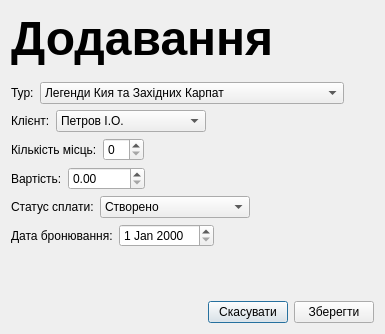
<?xml version="1.0" encoding="UTF-8"?>
<ui version="4.0">
 <class>AddEditVauchersDialog</class>
 <widget class="QDialog" name="AddEditVauchersDialog">
  <property name="geometry">
   <rect>
    <x>0</x>
    <y>0</y>
    <width>385</width>
    <height>334</height>
   </rect>
  </property>
  <property name="windowTitle">
   <string>Dialog</string>
  </property>
  <layout class="QVBoxLayout" name="verticalLayout">
   <item>
    <widget class="QLabel" name="label_title">
     <property name="font">
      <font>
       <pointsize>36</pointsize>
       <bold>true</bold>
      </font>
     </property>
     <property name="text">
      <string>Додавання</string>
     </property>
    </widget>
   </item>
   <item>
    <spacer name="verticalSpacer">
     <property name="orientation">
      <enum>Qt::Vertical</enum>
     </property>
     <property name="sizeType">
      <enum>QSizePolicy::Fixed</enum>
     </property>
     <property name="sizeHint" stdset="0">
      <size>
       <width>20</width>
       <height>10</height>
      </size>
     </property>
    </spacer>
   </item>
   <item>
    <layout class="QHBoxLayout" name="horizontalLayout_2">
     <item>
      <widget class="QLabel" name="label_2">
       <property name="text">
        <string>Тур:</string>
       </property>
      </widget>
     </item>
     <item>
      <widget class="QComboBox" name="comboBox_tours">
       <property name="minimumSize">
        <size>
         <width>150</width>
         <height>0</height>
        </size>
       </property>
       <item>
        <property name="text">
         <string>Легенди Кия та Західних Карпат</string>
        </property>
       </item>
       <item>
        <property name="text">
         <string>Культурна Спадщина України: Від Києва до Одеси</string>
        </property>
       </item>
       <item>
        <property name="text">
         <string>Гірська екскурсія та Чарівна Остроградія</string>
        </property>
       </item>
      </widget>
     </item>
     <item>
      <spacer name="horizontalSpacer">
       <property name="orientation">
        <enum>Qt::Horizontal</enum>
       </property>
       <property name="sizeHint" stdset="0">
        <size>
         <width>40</width>
         <height>20</height>
        </size>
       </property>
      </spacer>
     </item>
    </layout>
   </item>
   <item>
    <layout class="QHBoxLayout" name="horizontalLayout_3">
     <item>
      <widget class="QLabel" name="label_3">
       <property name="text">
        <string>Клієнт:</string>
       </property>
      </widget>
     </item>
     <item>
      <widget class="QComboBox" name="comboBox_clients">
       <property name="minimumSize">
        <size>
         <width>150</width>
         <height>0</height>
        </size>
       </property>
       <item>
        <property name="text">
         <string>Петров І.О.</string>
        </property>
       </item>
       <item>
        <property name="text">
         <string>Сидоренко М.В.</string>
        </property>
       </item>
       <item>
        <property name="text">
         <string>Ковальов С.О.</string>
        </property>
       </item>
       <item>
        <property name="text">
         <string>Григоренко А.М.</string>
        </property>
       </item>
       <item>
        <property name="text">
         <string>Мельник О.В.</string>
        </property>
       </item>
      </widget>
     </item>
     <item>
      <spacer name="horizontalSpacer_2">
       <property name="orientation">
        <enum>Qt::Horizontal</enum>
       </property>
       <property name="sizeHint" stdset="0">
        <size>
         <width>40</width>
         <height>20</height>
        </size>
       </property>
      </spacer>
     </item>
    </layout>
   </item>
   <item>
    <layout class="QHBoxLayout" name="horizontalLayout_4">
     <item>
      <widget class="QLabel" name="label_4">
       <property name="text">
        <string>Кількість місць:</string>
       </property>
      </widget>
     </item>
     <item>
      <widget class="QSpinBox" name="spinBox"/>
     </item>
     <item>
      <spacer name="horizontalSpacer_3">
       <property name="orientation">
        <enum>Qt::Horizontal</enum>
       </property>
       <property name="sizeHint" stdset="0">
        <size>
         <width>40</width>
         <height>20</height>
        </size>
       </property>
      </spacer>
     </item>
    </layout>
   </item>
   <item>
    <layout class="QHBoxLayout" name="horizontalLayout_5">
     <item>
      <widget class="QLabel" name="label_5">
       <property name="text">
        <string>Вартість:</string>
       </property>
      </widget>
     </item>
     <item>
      <widget class="QDoubleSpinBox" name="doubleSpinBox">
       <property name="maximum">
        <double>99999.990000000005239</double>
       </property>
      </widget>
     </item>
     <item>
      <spacer name="horizontalSpacer_4">
       <property name="orientation">
        <enum>Qt::Horizontal</enum>
       </property>
       <property name="sizeHint" stdset="0">
        <size>
         <width>40</width>
         <height>20</height>
        </size>
       </property>
      </spacer>
     </item>
    </layout>
   </item>
   <item>
    <layout class="QHBoxLayout" name="horizontalLayout_6">
     <item>
      <widget class="QLabel" name="label_6">
       <property name="text">
        <string>Статус сплати:</string>
       </property>
      </widget>
     </item>
     <item>
      <widget class="QComboBox" name="comboBox_3">
       <property name="minimumSize">
        <size>
         <width>150</width>
         <height>0</height>
        </size>
       </property>
       <item>
        <property name="text">
         <string>Створено</string>
        </property>
       </item>
       <item>
        <property name="text">
         <string>Сплачено</string>
        </property>
       </item>
      </widget>
     </item>
     <item>
      <spacer name="horizontalSpacer_5">
       <property name="orientation">
        <enum>Qt::Horizontal</enum>
       </property>
       <property name="sizeHint" stdset="0">
        <size>
         <width>40</width>
         <height>20</height>
        </size>
       </property>
      </spacer>
     </item>
    </layout>
   </item>
   <item>
    <layout class="QHBoxLayout" name="horizontalLayout_7">
     <item>
      <widget class="QLabel" name="label_7">
       <property name="text">
        <string>Дата бронювання:</string>
       </property>
      </widget>
     </item>
     <item>
      <widget class="QDateEdit" name="dateEdit"/>
     </item>
     <item>
      <spacer name="horizontalSpacer_6">
       <property name="orientation">
        <enum>Qt::Horizontal</enum>
       </property>
       <property name="sizeHint" stdset="0">
        <size>
         <width>40</width>
         <height>20</height>
        </size>
       </property>
      </spacer>
     </item>
    </layout>
   </item>
   <item>
    <spacer name="verticalSpacer_2">
     <property name="orientation">
      <enum>Qt::Vertical</enum>
     </property>
     <property name="sizeHint" stdset="0">
      <size>
       <width>20</width>
       <height>0</height>
      </size>
     </property>
    </spacer>
   </item>
   <item>
    <layout class="QHBoxLayout" name="horizontalLayout">
     <item>
      <spacer name="horizontalSpacer_7">
       <property name="orientation">
        <enum>Qt::Horizontal</enum>
       </property>
       <property name="sizeHint" stdset="0">
        <size>
         <width>40</width>
         <height>20</height>
        </size>
       </property>
      </spacer>
     </item>
     <item>
      <widget class="QPushButton" name="pushButton_2">
       <property name="text">
        <string>Скасувати</string>
       </property>
      </widget>
     </item>
     <item>
      <widget class="QPushButton" name="pushButton">
       <property name="text">
        <string>Зберегти</string>
       </property>
      </widget>
     </item>
    </layout>
   </item>
  </layout>
 </widget>
 <resources/>
 <connections/>
</ui>
